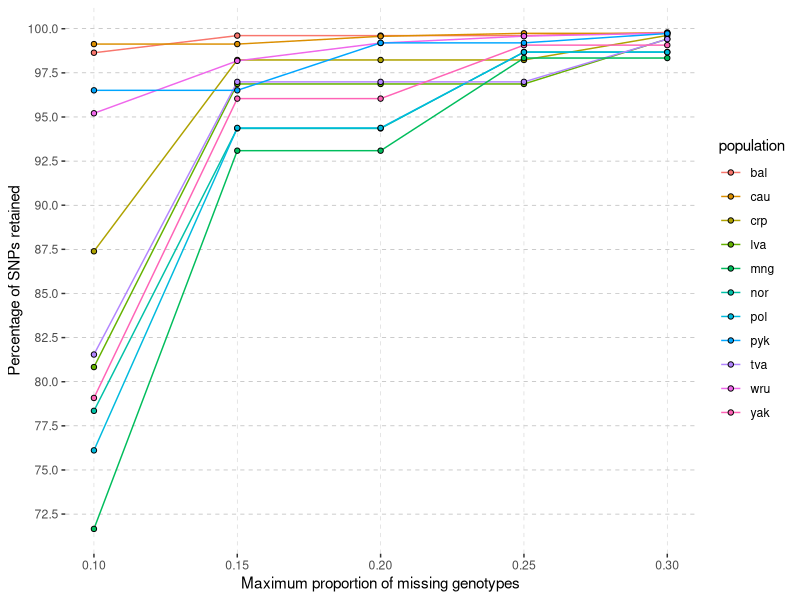

Write the R code that produced this figure.
library(ggplot2)
library(dplyr)

# read the missingness table
miss_table <- read.table("miss_table.txt",
                         header = TRUE)
miss_table$percent_out <- round(miss_table$filtered_snps/miss_table$total_snps*100, 2)
miss_table$percent_retained <- round((1 - miss_table$filtered_snps / miss_table$total_snps) * 100, 2)

# populations=("bal" "cau" "crp" "lva" "nor" "pol" "tva" "mng" "wru" "yak" "pyk")

miss_plot <- ggplot(miss_table) +
  geom_line(data = miss_table %>% filter(population == "bal"),
            aes(x = f_miss, y = percent_retained, color = population), size = 0.5) +
  geom_line(data = miss_table %>% filter(population == "cau"),
            aes(x = f_miss, y = percent_retained, color = population), size = 0.5) +
  geom_line(data = miss_table %>% filter(population == "crp"),
            aes(x = f_miss, y = percent_retained, color = population), size = 0.5) +
  geom_line(data = miss_table %>% filter(population == "lva"),
            aes(x = f_miss, y = percent_retained, color = population), size = 0.5) +
  geom_line(data = miss_table %>% filter(population == "nor"),
            aes(x = f_miss, y = percent_retained, color = population), size = 0.5) +
  geom_line(data = miss_table %>% filter(population == "pol"),
            aes(x = f_miss, y = percent_retained, color = population), size = 0.5) +
  geom_line(data = miss_table %>% filter(population == "tva"),
            aes(x = f_miss, y = percent_retained, color = population), size = 0.5) +
  geom_line(data = miss_table %>% filter(population == "mng"),
            aes(x = f_miss, y = percent_retained, color = population), size = 0.5) +
  geom_line(data = miss_table %>% filter(population == "wru"),
            aes(x = f_miss, y = percent_retained, color = population), size = 0.5) +
  geom_line(data = miss_table %>% filter(population == "yak"),
            aes(x = f_miss, y = percent_retained, color = population), size = 0.5) +
  geom_line(data = miss_table %>% filter(population == "pyk"),
            aes(x = f_miss, y = percent_retained, color = population), size = 0.5) +
  geom_point(data = miss_table, 
             aes(x = f_miss, y = percent_retained, fill = population),
             shape = 21, size = 1.5) +
  theme(panel.grid.major.y = element_line(color = "darkgrey", size = 0.2, linetype = 2),
        panel.background = element_rect(fill = "white"),
        panel.grid.major.x = element_line(color = "lightgrey", size = 0.2, linetype = 2)) +
  scale_y_continuous(n.breaks = 12) +
  xlab(paste0("Maximum proportion of missing genotypes")) +
  ylab(paste0("Percentage of SNPs retained"))

ggsave(filename = "missing_plot_4.png",
       plot = miss_plot, width = 5, height = 4)
